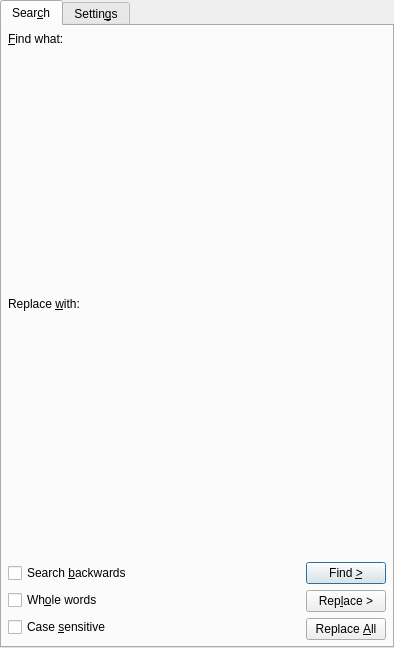
<?xml version="1.0" encoding="UTF-8"?>
<ui version="4.0">
 <class>FindAndReplaceUi</class>
 <widget class="QTabWidget" name="FindAndReplaceUi">
  <property name="geometry">
   <rect>
    <x>0</x>
    <y>0</y>
    <width>394</width>
    <height>648</height>
   </rect>
  </property>
  <property name="windowTitle">
   <string>TabWidget</string>
  </property>
  <property name="currentIndex">
   <number>0</number>
  </property>
  <widget class="QWidget" name="basicTab">
   <attribute name="title">
    <string>Sear&amp;ch</string>
   </attribute>
   <layout class="QVBoxLayout" name="dynamicLayoutBasic_" stretch="1,1,0">
    <property name="spacing">
     <number>0</number>
    </property>
    <property name="leftMargin">
     <number>0</number>
    </property>
    <property name="topMargin">
     <number>0</number>
    </property>
    <property name="rightMargin">
     <number>0</number>
    </property>
    <property name="bottomMargin">
     <number>0</number>
    </property>
    <item>
     <layout class="QVBoxLayout" name="findLayout">
      <item>
       <layout class="QGridLayout" name="gridLayout">
        <property name="leftMargin">
         <number>6</number>
        </property>
        <property name="topMargin">
         <number>6</number>
        </property>
        <property name="rightMargin">
         <number>6</number>
        </property>
        <item row="0" column="0">
         <widget class="QLabel" name="findLabel">
          <property name="text">
           <string>&amp;Find what:</string>
          </property>
          <property name="buddy">
           <cstring>find_work_area_</cstring>
          </property>
         </widget>
        </item>
       </layout>
      </item>
      <item>
       <widget class="lyx::frontend::EmbeddedWorkArea" name="find_work_area_" native="true">
        <property name="sizePolicy">
         <sizepolicy hsizetype="MinimumExpanding" vsizetype="MinimumExpanding">
          <horstretch>0</horstretch>
          <verstretch>0</verstretch>
         </sizepolicy>
        </property>
       </widget>
      </item>
     </layout>
    </item>
    <item>
     <layout class="QVBoxLayout" name="replaceLayout">
      <item>
       <layout class="QGridLayout" name="gridLayout_3">
        <property name="leftMargin">
         <number>6</number>
        </property>
        <property name="topMargin">
         <number>6</number>
        </property>
        <property name="rightMargin">
         <number>6</number>
        </property>
        <item row="0" column="0">
         <widget class="QLabel" name="replaceLabel">
          <property name="text">
           <string>Replace &amp;with:</string>
          </property>
          <property name="buddy">
           <cstring>replace_work_area_</cstring>
          </property>
         </widget>
        </item>
       </layout>
      </item>
      <item>
       <widget class="lyx::frontend::EmbeddedWorkArea" name="replace_work_area_" native="true">
        <property name="sizePolicy">
         <sizepolicy hsizetype="MinimumExpanding" vsizetype="MinimumExpanding">
          <horstretch>0</horstretch>
          <verstretch>0</verstretch>
         </sizepolicy>
        </property>
       </widget>
      </item>
     </layout>
    </item>
    <item>
     <layout class="QVBoxLayout" name="verticalLayout_4">
      <item>
       <layout class="QHBoxLayout" name="horizontalLayout" stretch="0,0,0">
        <item>
         <layout class="QVBoxLayout" name="cbVerticalLayout">
          <property name="spacing">
           <number>6</number>
          </property>
          <property name="leftMargin">
           <number>6</number>
          </property>
          <property name="topMargin">
           <number>6</number>
          </property>
          <property name="rightMargin">
           <number>6</number>
          </property>
          <property name="bottomMargin">
           <number>6</number>
          </property>
          <item>
           <widget class="QCheckBox" name="searchbackCB">
            <property name="toolTip">
             <string>Shift+Enter search backwards directly</string>
            </property>
            <property name="text">
             <string>Search &amp;backwards</string>
            </property>
           </widget>
          </item>
          <item>
           <widget class="QCheckBox" name="wordsCB">
            <property name="enabled">
             <bool>true</bool>
            </property>
            <property name="toolTip">
             <string>Restrict search to whole words only</string>
            </property>
            <property name="text">
             <string>Wh&amp;ole words</string>
            </property>
           </widget>
          </item>
          <item>
           <widget class="QCheckBox" name="caseCB">
            <property name="toolTip">
             <string>Perform a case-sensitive search</string>
            </property>
            <property name="text">
             <string>Case &amp;sensitive</string>
            </property>
           </widget>
          </item>
         </layout>
        </item>
        <item>
         <spacer name="horizontalSpacer">
          <property name="orientation">
           <enum>Qt::Horizontal</enum>
          </property>
          <property name="sizeHint" stdset="0">
           <size>
            <width>0</width>
            <height>0</height>
           </size>
          </property>
         </spacer>
        </item>
        <item>
         <layout class="QVBoxLayout" name="pbVerticalLayout">
          <property name="spacing">
           <number>6</number>
          </property>
          <property name="leftMargin">
           <number>6</number>
          </property>
          <property name="topMargin">
           <number>6</number>
          </property>
          <property name="rightMargin">
           <number>6</number>
          </property>
          <property name="bottomMargin">
           <number>6</number>
          </property>
          <item>
           <widget class="QPushButton" name="findNextPB">
            <property name="enabled">
             <bool>true</bool>
            </property>
            <property name="toolTip">
             <string>Find next occurrence (Enter, backwards: Shift+Enter)</string>
            </property>
            <property name="text">
             <string>Find &amp;&gt;</string>
            </property>
            <property name="default">
             <bool>true</bool>
            </property>
           </widget>
          </item>
          <item>
           <widget class="QPushButton" name="replacePB">
            <property name="enabled">
             <bool>true</bool>
            </property>
            <property name="toolTip">
             <string>Replace and find next occurrence (Enter, backwards: Shift+Enter)</string>
            </property>
            <property name="text">
             <string>Rep&amp;lace &gt;</string>
            </property>
           </widget>
          </item>
          <item>
           <widget class="QPushButton" name="replaceallPB">
            <property name="enabled">
             <bool>true</bool>
            </property>
            <property name="toolTip">
             <string>Replace all occurrences at once</string>
            </property>
            <property name="text">
             <string>Replace &amp;All</string>
            </property>
           </widget>
          </item>
         </layout>
        </item>
       </layout>
      </item>
      <item>
       <spacer name="verticalSpacer_4">
        <property name="orientation">
         <enum>Qt::Vertical</enum>
        </property>
        <property name="sizeHint" stdset="0">
         <size>
          <width>0</width>
          <height>0</height>
         </size>
        </property>
       </spacer>
      </item>
     </layout>
    </item>
   </layout>
  </widget>
  <widget class="QWidget" name="advancedTab">
   <attribute name="title">
    <string>Settin&amp;gs</string>
   </attribute>
   <layout class="QVBoxLayout" name="dynamicLayoutAdvanced_" stretch="0,0,0,0,1">
    <item>
     <widget class="QGroupBox" name="groupBox_2">
      <property name="enabled">
       <bool>true</bool>
      </property>
      <property name="sizePolicy">
       <sizepolicy hsizetype="Minimum" vsizetype="Minimum">
        <horstretch>0</horstretch>
        <verstretch>0</verstretch>
       </sizepolicy>
      </property>
      <property name="toolTip">
       <string>The scope to which the search horizon is restricted</string>
      </property>
      <property name="autoFillBackground">
       <bool>false</bool>
      </property>
      <property name="title">
       <string>Scope</string>
      </property>
      <property name="flat">
       <bool>true</bool>
      </property>
      <layout class="QVBoxLayout" name="verticalLayout">
       <item>
        <widget class="QRadioButton" name="CurrentDocument">
         <property name="enabled">
          <bool>true</bool>
         </property>
         <property name="text">
          <string>C&amp;urrent document</string>
         </property>
         <property name="checked">
          <bool>true</bool>
         </property>
        </widget>
       </item>
       <item>
        <widget class="QRadioButton" name="MasterDocument">
         <property name="enabled">
          <bool>true</bool>
         </property>
         <property name="sizePolicy">
          <sizepolicy hsizetype="Minimum" vsizetype="Minimum">
           <horstretch>0</horstretch>
           <verstretch>0</verstretch>
          </sizepolicy>
         </property>
         <property name="toolTip">
          <string>Current document and all related documents belonging to the same master document</string>
         </property>
         <property name="text">
          <string>&amp;Master document</string>
         </property>
        </widget>
       </item>
       <item>
        <widget class="QRadioButton" name="OpenDocuments">
         <property name="enabled">
          <bool>true</bool>
         </property>
         <property name="toolTip">
          <string>All open documents</string>
         </property>
         <property name="text">
          <string>&amp;Open documents</string>
         </property>
        </widget>
       </item>
       <item>
        <widget class="QRadioButton" name="AllManualsRB">
         <property name="enabled">
          <bool>true</bool>
         </property>
         <property name="text">
          <string>&amp;All manuals</string>
         </property>
        </widget>
       </item>
       <item>
        <spacer name="verticalSpacer">
         <property name="orientation">
          <enum>Qt::Vertical</enum>
         </property>
         <property name="sizeHint" stdset="0">
          <size>
           <width>0</width>
           <height>0</height>
          </size>
         </property>
        </spacer>
       </item>
      </layout>
     </widget>
    </item>
    <item>
     <layout class="QGridLayout" name="gridLayout_2">
      <property name="sizeConstraint">
       <enum>QLayout::SetMinimumSize</enum>
      </property>
      <item row="3" column="0">
       <widget class="QCheckBox" name="expandMacrosCB">
        <property name="enabled">
         <bool>false</bool>
        </property>
        <property name="text">
         <string>E&amp;xpand macros</string>
        </property>
       </widget>
      </item>
      <item row="2" column="0">
       <widget class="QCheckBox" name="OnlyMaths">
        <property name="toolTip">
         <string>Restrict search to math environments only</string>
        </property>
        <property name="text">
         <string>Search onl&amp;y in maths</string>
        </property>
       </widget>
      </item>
      <item row="1" column="0">
       <widget class="QCheckBox" name="keepCaseCB">
        <property name="toolTip">
         <string>Keep the case of the replacement's first letter as in each matching text first letter</string>
        </property>
        <property name="text">
         <string>&amp;Preserve first case on replace</string>
        </property>
       </widget>
      </item>
      <item row="5" column="0">
       <spacer name="verticalSpacer_3">
        <property name="orientation">
         <enum>Qt::Vertical</enum>
        </property>
        <property name="sizeHint" stdset="0">
         <size>
          <width>0</width>
          <height>0</height>
         </size>
        </property>
       </spacer>
      </item>
      <item row="4" column="0">
       <widget class="QCheckBox" name="ignoreNonOutputCB">
        <property name="toolTip">
         <string>Do not search in content that is not output (e.g., notes)</string>
        </property>
        <property name="text">
         <string>Ignore &amp;non-output content</string>
        </property>
       </widget>
      </item>
     </layout>
    </item>
    <item>
     <spacer name="verticalSpacer_5">
      <property name="orientation">
       <enum>Qt::Vertical</enum>
      </property>
      <property name="sizeHint" stdset="0">
       <size>
        <width>20</width>
        <height>8</height>
       </size>
      </property>
     </spacer>
    </item>
    <item>
     <widget class="QGroupBox" name="adhereFormatGB">
      <property name="toolTip">
       <string>If the search string is formatted in a non-default way, only find strings formatted like the search string in the checked respects</string>
      </property>
      <property name="title">
       <string>Adhe&amp;re to search string formatting of</string>
      </property>
      <property name="checkable">
       <bool>true</bool>
      </property>
      <property name="checked">
       <bool>false</bool>
      </property>
      <layout class="QGridLayout" name="gridLayout_4">
       <item row="4" column="1">
        <widget class="QCheckBox" name="adhereSectioningCB">
         <property name="text">
          <string>Sectioning markup</string>
         </property>
        </widget>
       </item>
       <item row="3" column="1">
        <widget class="QCheckBox" name="adhereDeletedCB">
         <property name="text">
          <string>Deletion (change)</string>
         </property>
        </widget>
       </item>
       <item row="3" column="0">
        <widget class="QCheckBox" name="adhereFSeriesCB">
         <property name="text">
          <string>Font series[[FindReplaceAdv]]</string>
         </property>
        </widget>
       </item>
       <item row="0" column="1">
        <widget class="QCheckBox" name="adhereMarkupCB">
         <property name="text">
          <string>Emph/noun</string>
         </property>
        </widget>
       </item>
       <item row="2" column="0">
        <widget class="QCheckBox" name="adhereFFamilyCB">
         <property name="text">
          <string>Font family</string>
         </property>
        </widget>
       </item>
       <item row="1" column="0">
        <widget class="QCheckBox" name="adhereColorCB">
         <property name="text">
          <string>Font color</string>
         </property>
        </widget>
       </item>
       <item row="4" column="0">
        <widget class="QCheckBox" name="adhereFShapeCB">
         <property name="text">
          <string>Font shape</string>
         </property>
        </widget>
       </item>
       <item row="2" column="1">
        <widget class="QCheckBox" name="adhereStrikeCB">
         <property name="text">
          <string>Strike-through</string>
         </property>
        </widget>
       </item>
       <item row="0" column="0">
        <widget class="QCheckBox" name="adhereLanguageCB">
         <property name="text">
          <string>Language</string>
         </property>
        </widget>
       </item>
       <item row="7" column="1">
        <widget class="QPushButton" name="deselectAllPB">
         <property name="text">
          <string>Dese&amp;lect all</string>
         </property>
        </widget>
       </item>
       <item row="1" column="1">
        <widget class="QCheckBox" name="adhereUnderlineCB">
         <property name="text">
          <string>Underlining</string>
         </property>
        </widget>
       </item>
       <item row="5" column="0">
        <widget class="QCheckBox" name="adhereFSizeCB">
         <property name="text">
          <string>Font size</string>
         </property>
        </widget>
       </item>
       <item row="7" column="0">
        <widget class="QPushButton" name="selectAllPB">
         <property name="text">
          <string>&amp;Select all</string>
         </property>
        </widget>
       </item>
       <item row="8" column="0">
        <spacer name="verticalSpacer_6">
         <property name="orientation">
          <enum>Qt::Vertical</enum>
         </property>
         <property name="sizeHint" stdset="0">
          <size>
           <width>20</width>
           <height>40</height>
          </size>
         </property>
        </spacer>
       </item>
      </layout>
     </widget>
    </item>
    <item>
     <spacer name="verticalSpacer_2">
      <property name="orientation">
       <enum>Qt::Vertical</enum>
      </property>
      <property name="sizeHint" stdset="0">
       <size>
        <width>0</width>
        <height>0</height>
       </size>
      </property>
     </spacer>
    </item>
   </layout>
  </widget>
 </widget>
 <customwidgets>
  <customwidget>
   <class>lyx::frontend::EmbeddedWorkArea</class>
   <extends>QWidget</extends>
   <header>GuiWorkArea.h</header>
   <container>1</container>
  </customwidget>
 </customwidgets>
 <resources/>
 <connections/>
</ui>
